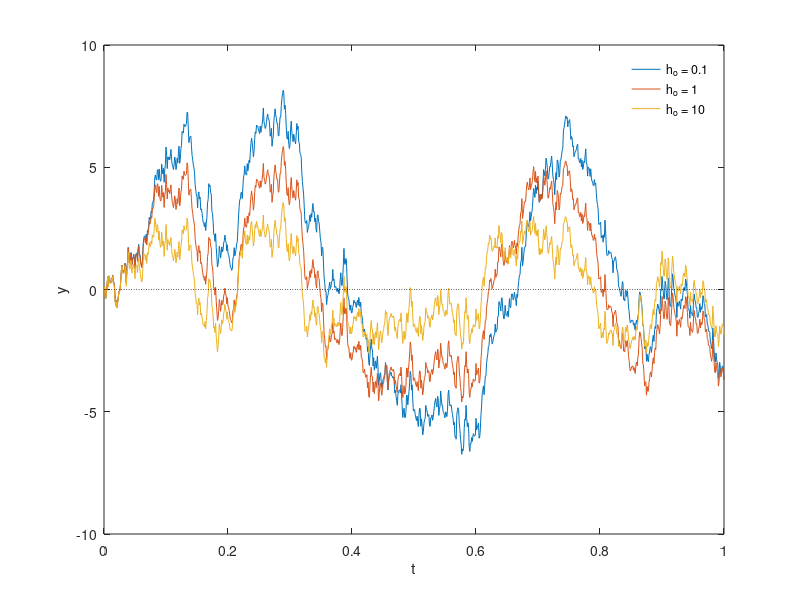

Here is the MATLAB script that generated this plot:
% Used to generate Fig 2C in manuscript.
clear

b = 10; t_0 = 0; t_f = 1; m = 50; h_o = [0.1 1 10]; h_e = 1;
dt = 0.001;

t = t_0:dt:t_f;
y = NaN(length(h_o),length(t)); y(:,1) = 0;
g = NaN(1,length(t));

g(1:floor((2*length(t)/16))) = 1;
g(floor(2*length(t)/16+1):floor(3*length(t)/16)) = -1;
g(floor(3*length(t)/16+1):floor(5*length(t)/16)) = 1;
g(floor(5*length(t)/16+1):floor(9*length(t)/16)) = -1;
g(floor(9*length(t)/16+1):floor(12*length(t)/16)) = 1;
g(floor(12*length(t)/16+1):floor(14*length(t)/16)) = -1;
g(floor(14*length(t)/16+1):floor(15*length(t)/16)) = 1;
g(floor(15*length(t)/16+1):end) = -1;

dW = randn(1,length(t));

for i = 1:length(h_o)
    for j = 2:length(t)
        y(i,j) = y(i,j-1)+(m*g(j)-2*h_o(i)/h_e*sinh(y(i,j-1)))*dt+sqrt(2*m*dt)*dW(j);
    end
end
p1 = plot(t,y(1,:));
hold on
p2 = plot(t,y(2,:));
p3 = plot(t,y(3,:));
plot(t,zeros(1,length(t)),'k:')
xlabel('t'); ylabel('y');
legend([p1 p2 p3],{'h_o = 0.1','h_o = 1','h_o = 10'})
legend('boxoff')
set(gca,'YDir','normal')